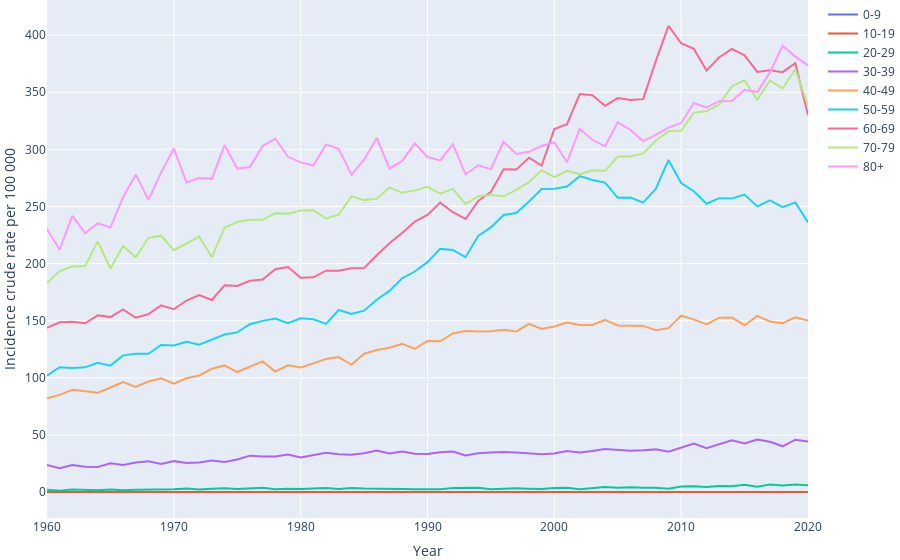

Notebook cell for this chart:
### Code cell
import plotly.graph_objects as go
import plotly.express as px
import pandas as pd
import numpy as np


# load cancer data
data = pd.read_csv("../data/NCdata-trends-total-pop(578+246+208+352+752)-can(180)-incidence-females-age(0-84)-y(1943-2020).csv", header=0, index_col=0)
data = data.T

print(data)

figures = []
for country in data.columns:
    figures.append(
        go.Scatter(
            name=country,
            x=data.index,
            y=data[country],
            mode='lines',
            showlegend=True,
        )
    )

layout = go.Layout(
    xaxis=dict(
        title="Year",
        tickmode='linear', #change 1
        tick0=data.index.min(),
        dtick=10,
        tickvals=data.index,
    ),
    yaxis=dict(title="Incidence crude rate per 100 000")
)

fig = go.Figure(figures, layout=layout)
fig.update_layout(
    margin=go.layout.Margin(
        l=0, #left margin
        r=0, #right margin
        b=0, #bottom margin
        t=0  #top margin
    )
)

fig.show(renderer="png")#renderer="colab")
fig.write_image("bc_incidence_over_time_age_groups.png")
